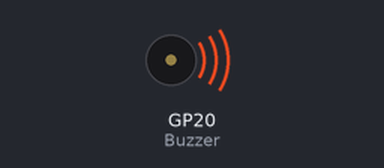
Recording of a program running on a simulated Raspberry Pi Pico running MicroPython. Shown: buzzer (waves = sounding).

Above: at 0.17 s.
At 7.2 s:
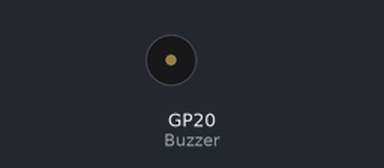
Timing chart, 0 to 10.1 s (numbered marks = the images above):
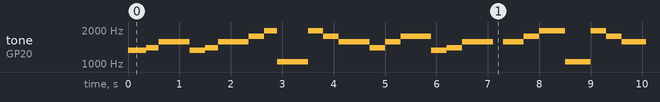

Measured:
- by itself, tone on GP20 (Buzzer): plays 1318 Hz for 0.35 s, 1397 Hz for 0.25 s, 1568 Hz for 0.60 s, 1318 Hz for 0.30 s, 1397 Hz for 0.25 s, 1568 Hz for 0.60 s … (288 notes in this stretch)

The program:

blink.py
```python
from machine import Pin, PWM, ADC,I2C
from utime import sleep

Buzzer = PWM(Pin(20))
vol = 1000

def DO():
    Buzzer.freq(1046)
    Buzzer.duty_u16(vol)

def RE():
    Buzzer.freq(1175)
    Buzzer.duty_u16(vol)

def MI():
    Buzzer.freq(1318)
    Buzzer.duty_u16(vol)

def FA():
    Buzzer.freq(1397)
    Buzzer.duty_u16(vol)

def SOL():
    Buzzer.freq(1568)
    Buzzer.duty_u16(vol)

def LA():
    Buzzer.freq(1760)
    Buzzer.duty_u16(vol)
def SI():
    Buzzer.freq(1975)
    Buzzer.duty_u16(vol)

def NO():
    Buzzer.duty_u16(0)

while True:
    MI(); sleep(0.35)
    FA(); sleep(0.25)
    SOL(); sleep(0.6)
    MI(); sleep(0.3)
    FA(); sleep(0.25)
    SOL(); sleep(0.6)
    LA(); sleep(0.3)
    SI(); sleep(0.25)
    DO(); sleep(0.6)
    SI(); sleep(0.3)
    LA(); sleep(0.3)
    SOL(); sleep(0.6)
    FA(); sleep(0.3)
    SOL(); sleep(0.3)
    LA(); sleep(0.6)
    MI(); sleep(0.3)
    FA(); sleep(0.3)
    SOL(); sleep(0.6)
    NO(); sleep(0.2)

    # Variation (répétition douce)
    SOL(); sleep(0.4)
    LA(); sleep(0.3)
    SI(); sleep(0.5)
    DO(); sleep(0.5)
    SI(); sleep(0.3)
    LA(); sleep(0.3)
    SOL(); sleep(0.6)
    MI(); sleep(0.3)
    FA(); sleep(0.3)
    SOL(); sleep(0.6)
    NO(); sleep(0.5)

    # Final (descente douce)
    LA(); sleep(0.3)
    SOL(); sleep(0.3)
    FA(); sleep(0.4)
    MI(); sleep(0.4)
    RE(); sleep(0.4)
    DO(); sleep(0.8)
    NO(); sleep(1)
```
